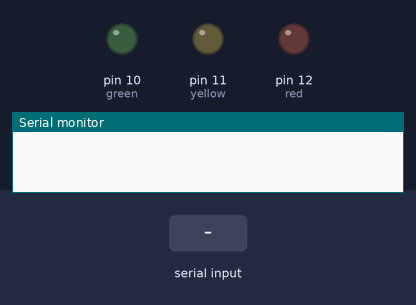
Recording of a sketch running on a simulated Arduino Uno, built with avr-gcc and run on an emulated ATmega328P. Parts: output pins drawn as LEDs (lit = HIGH), the last lines printed to the serial monitor. The inputs (shaded band) are chosen by the test bench.

Above: at 1.2 s.
1.3 s: "a" received over Serial
At 2.2 s:
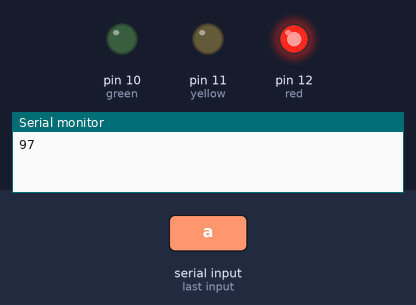
2.8 s: "b" received over Serial
At 3.3 s:
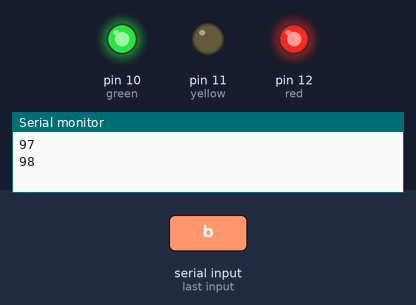
4.3 s: "c" received over Serial
At 5.5 s:
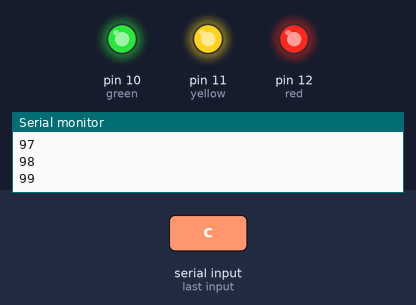
5.8 s: "a" received over Serial
At 6.8 s:
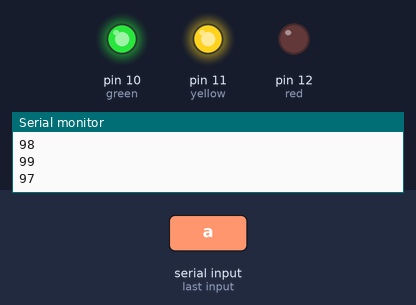
7.3 s: "b" received over Serial
At 7.9 s:
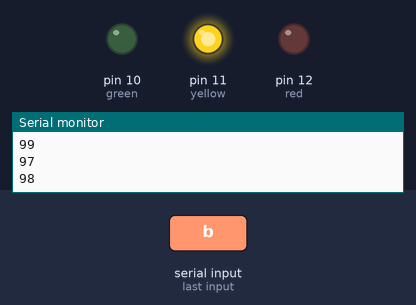
Timing chart, 0 to 9.8 s (numbered marks = the images above; inputs shaded):
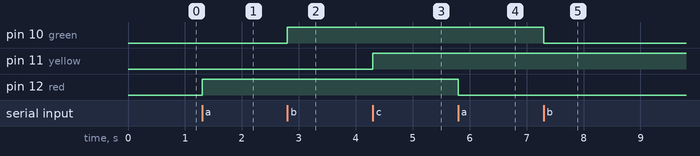

The sketch:

Dreamote.ino
```cpp
const int ledPin = 9;      // the pin that the LED is attached to
const int green = 10;
const int yellow = 11;
const int red = 12;
bool R = false;
bool G = false;
bool B = false;

void setup() {
  // initialize the serial communication:
  Serial.begin(9600);
  // initialize the ledPin as an output:
  pinMode(green, OUTPUT);
  pinMode(yellow, OUTPUT);
  pinMode(red, OUTPUT);

}

void loop() {
  byte brightness;

  // check if data has been sent from the computer:
  if (Serial.available()) {
    // read the most recent byte (which will be from 0 to 255):
    brightness = Serial.read();
    Serial.println(brightness, DEC);
    if (brightness >= 100) {
      brightness = pow(brightness-100,2)*255/10000;
      analogWrite(ledPin, brightness);
    }

    switch (brightness) {
      case 97:
        R = !R;
        break;
        case 98:
        G = !G;
        break;
        case 99:
        B = !B;
    }

    if (R) {
      digitalWrite(red,HIGH);
    } else {
      digitalWrite(red,LOW);
    }
    if (G) {
      digitalWrite(green,HIGH);
    } else {
      digitalWrite(green,LOW);
    }
    if (B) {
      digitalWrite(yellow,HIGH);
    } else {
      digitalWrite(yellow,LOW);
    }

  }
}
```

Measured:
- after the input at 1.3 s, pin 12 (red): LOW → HIGH at once
- after the input at 2.8 s, pin 10 (green): LOW → HIGH at once
- after the input at 4.3 s, pin 11 (yellow): LOW → HIGH at once
- after the input at 5.8 s, pin 12 (red): HIGH → LOW at once
- after the input at 7.3 s, pin 10 (green): HIGH → LOW at once
